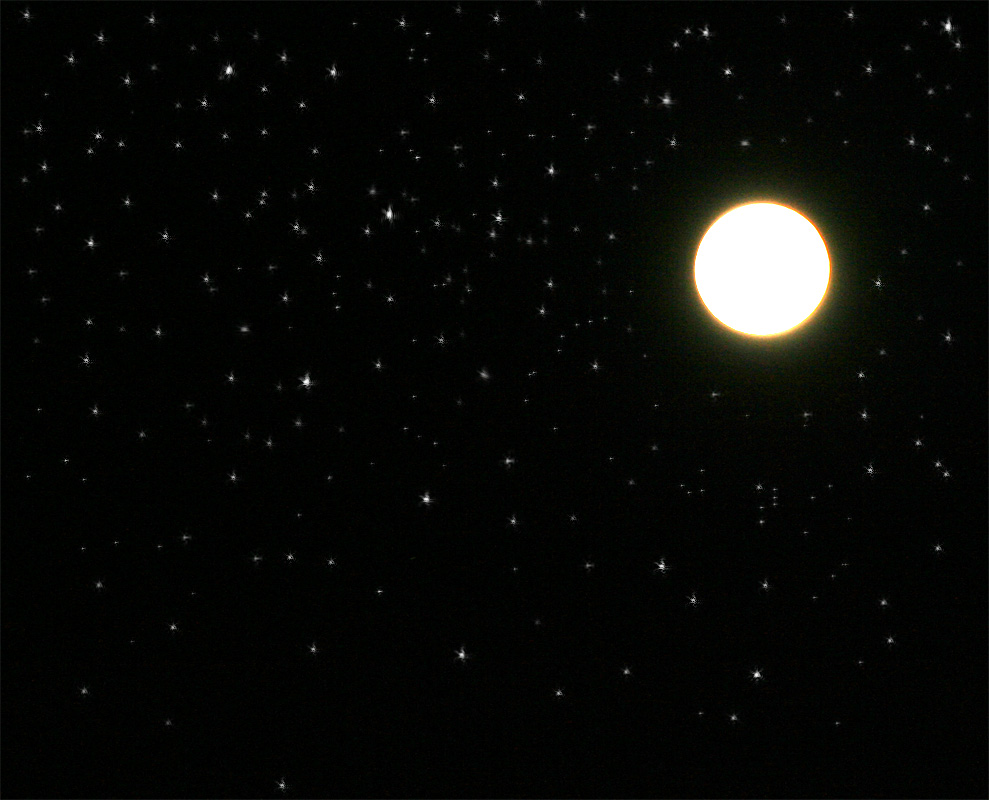
#> input picture Exercise 4-Segmentation/stars.jpg, 989 x 800 px
$ python ex1_segmentation.py
#> lines starting #> are read from the running program, lines starting #| are printed output that depends on the picture; after the words box and inside, x2 and y2 are one past the last pixel; in counts of white or black regions, pixels touching at a corner belong together
"""
17.05.2018
Image Processing Physics TU Muenchen
Julia Herzen, Klaus Achterhold, (Maximilian Teuffenbach, Juanjuan Huang)

ex1_segmentation.py

This exercise is all about counting stars.
The goal is to know how many stars are in the image and what sizes they are.

As per usual, replace the ???s with the appropriate command(s).
"""

import numpy as np
import matplotlib.pyplot as plt
import scipy.ndimage as nd

# Load the respective image

img = plt.imread('stars.jpg')
#> img is the input picture: shape (800, 989, 3); mean R, G, B 9, 9.9, 7.6

# Sum up all color channels to get a grayscale image.
# use numpy function sum and sum along axis 2, be careful with the datatypes
# rescale the finale image to [0.0, 1.0]

img = img.sum(axis = 2)/255.0
#> img: shape (800, 989) float64

# Now look at your image using imshow. Use vmin and vmax parameters in imshow

plt.figure(1)
plt.title('img')
plt.imshow(img, cmap='gray', interpolation='none', vmin=0.0, vmax=1.0)
plt.colorbar()

# You can set thresholds to cut the background noise
# Once you are sure you have all stars included use a binary threshold.
# (Tip: a threshold of 0.1 seemed to be good, but pick your own)

threshold = 0.15
img_bin = img > threshold
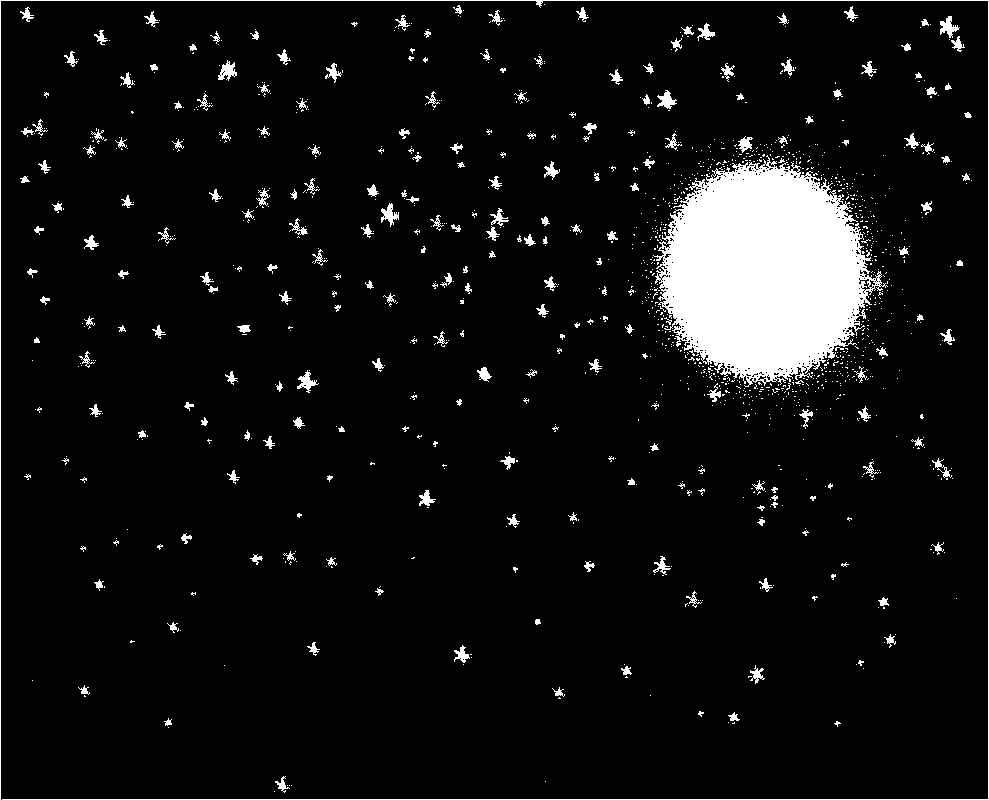
#> img_bin: shape (800, 989) bool; 6.8% white; 1274 white regions (1070 under 20 px), largest, box (x1, y1, x2, y2) and area: (653, 155, 888, 387) 35082, (0, 0, 989, 800) 3601, (940, 16, 960, 38) 208

plt.figure(2)
plt.title('img_bin')
plt.imshow(img_bin, cmap='gray', interpolation='none')

# Now with the binary image use the opening and closing to bring the star
# to compacter format. Take care that no star connects to another

s1 = np.array([[1, 1, 1], [1, 1, 1], [1, 1, 1]])
img_bin1 = nd.binary_closing(img_bin, structure=s1)
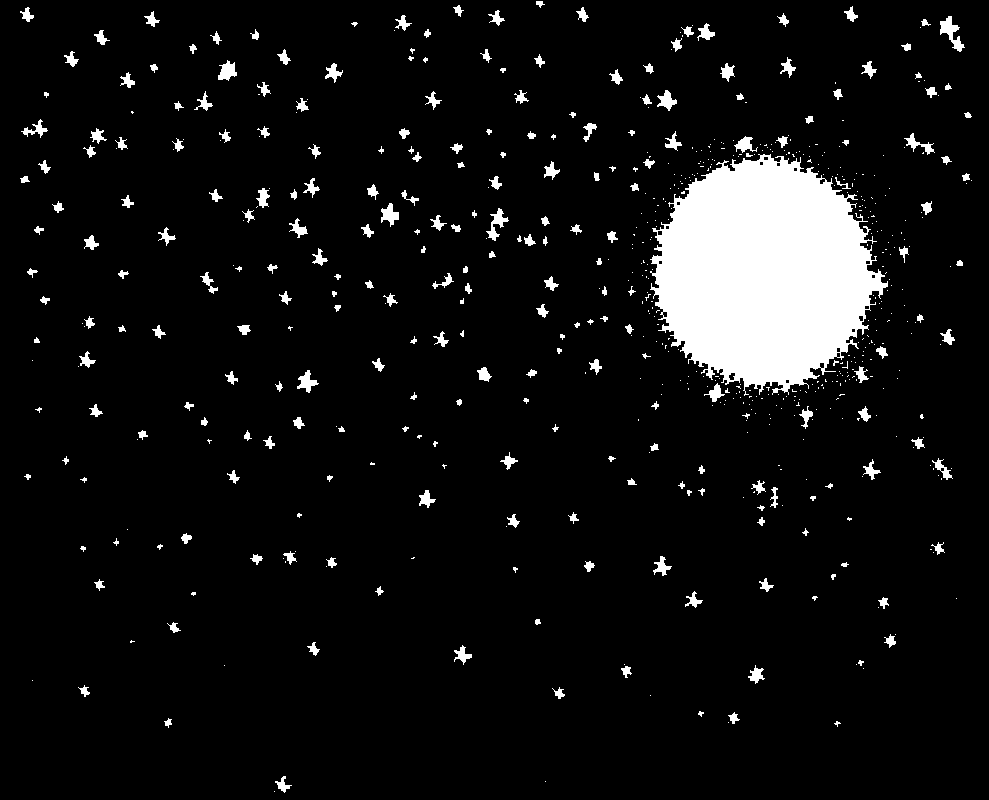
#> img_bin1: shape (800, 989) bool; 7.2% white; 636 white regions (403 under 20 px), largest, box (x1, y1, x2, y2) and area: (650, 154, 888, 396) 39309, (940, 16, 965, 52) 354, (486, 208, 509, 241) 265

plt.figure(3)
plt.title('img_bin1')
plt.imshow(img_bin1, cmap='gray', interpolation='none')

# Remove isolated pixels around the moon with closing by a 2 pixel structure

s2 = np.array([[0, 0, 0], [0, 1, 1], [0, 0, 0]])
img_bin2 = nd.binary_opening(img_bin1, structure=s2)
#> img_bin2: shape (800, 989) bool; 7.1% white; 353 white regions (131 under 20 px), largest, box (x1, y1, x2, y2) and area: (650, 154, 888, 393) 39115, (940, 16, 965, 52) 353, (486, 208, 509, 241) 263

plt.figure(4)
plt.title('img_bin2')
plt.imshow(img_bin2, cmap='gray', interpolation='none')

# play with all the morphological options in ndimage package to increase the
# quality if still needed

#s3 = np.array([[0, 0, 0], [0, 1, 1], [0, 0, 0]])
#img_bin3 = nd.binary_dilation(img_bin2, structure=s3)  # optional
img_bin3 = img_bin2
plt.figure(5)
plt.title('img_bin3')
plt.imshow(img_bin3, cmap='gray', interpolation='none')

# plotting the sum of all your binary images can help identify if you loose
# stars. In principal every star is present in every binary image, so real
# stars have always at least one pixel maximum

plt.figure(6)
plt.imshow(img_bin.astype(int) + img_bin1.astype(int) + img_bin2.astype(int) +
           img_bin3.astype(int), cmap='jet', interpolation='none')
plt.colorbar()

# Once you're done, label your image with nd.label

img_lbld, num_stars = nd.label(img_bin3)
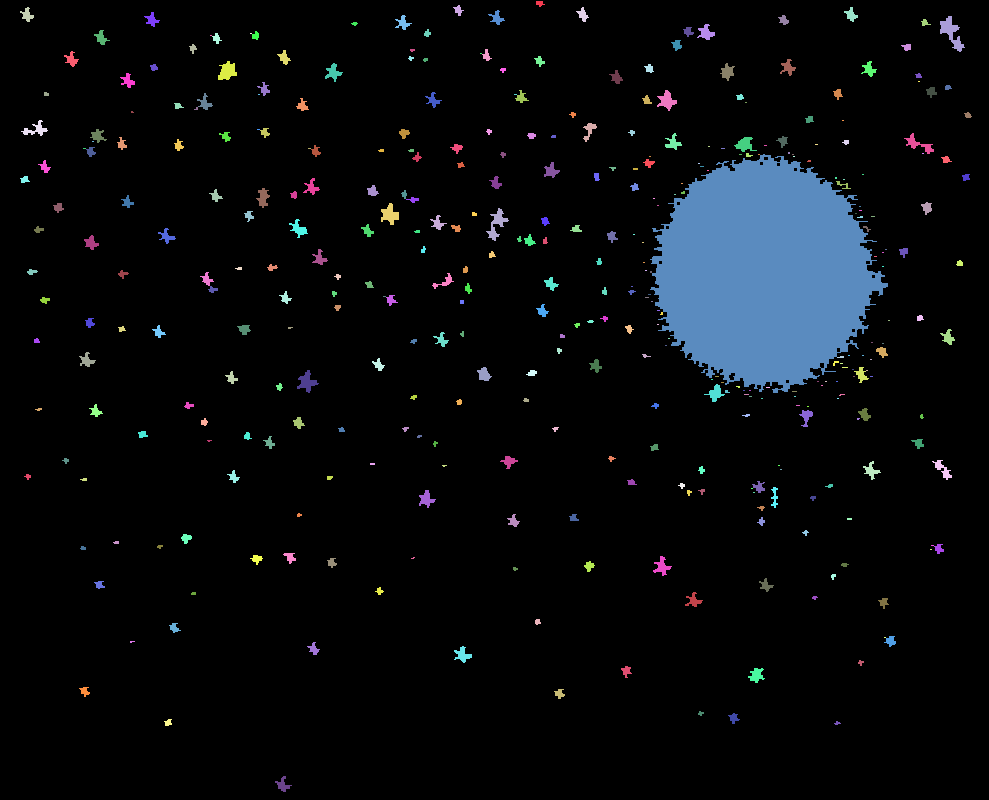
#> img_lbld: shape (800, 989) int32; 373 distinct labels, from 0 to 372; one colour per label, 0 black
#> num_stars = 372

plt.figure(7)
plt.imshow(img_lbld, cmap='jet', interpolation='none')
plt.colorbar()

# Use nd.find_objects to return a list of slices through the image for each
# star

slice_list = nd.find_objects(img_lbld)
#> slice_list = 372 items

# You can have a look now at the individual stars. Just apply the slice to your
# labelled array

starnum = 150

plt.figure(8)
plt.title("star %i" % starnum)
plt.imshow(img_lbld[slice_list[starnum-1]], cmap='gray', interpolation='none')

# Remaining task: Sum up each individual star to get a list of star sizes and
# make a detailed histogram (>100 bins). Take care to exclude the moon! This
# can be done by sorting the star sizes list and removing the last element

# Remember: img_lbld[slice_list[<number>]] selects one star. Create a list of
# boolian star images (star_list). Afterwards, sum their extent up (take
# care about the datatypes) to get their sizes and sort the list

star_list = [img_lbld[slc] > 0 for slc in slice_list]
#> star_list = 372 items
mass_list = [np.sum(star) for star in star_list]
#> mass_list = 372 values, max 39641 at index 102, min 2 at index 18, mean 152
mass_list_sorted = np.sort(mass_list)
#> mass_list_sorted = 372 values from 2 to 39641
mass_list_sorted = mass_list_sorted[0:len (mass_list_sorted) - 2]
#> mass_list_sorted = 370 values from 2 to 263

plt.figure(9)
plt.title("sizes of stars")
plt.hist(mass_list_sorted, bins = 200, range = (0, 200), align = 'left')
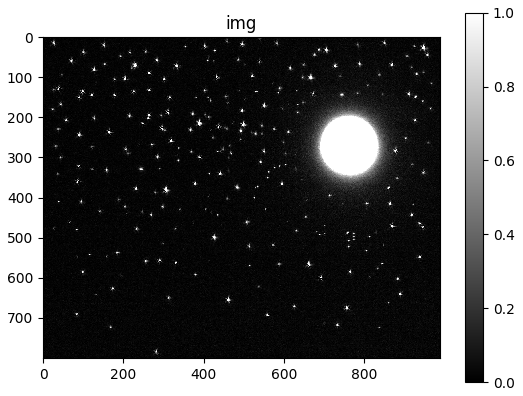
#> figure drawn by matplotlib, 2 panels
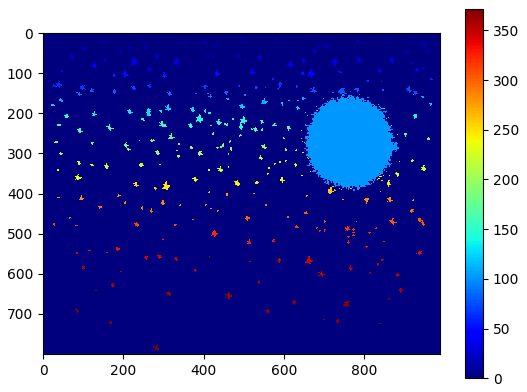
#> figure drawn by matplotlib, 2 panels
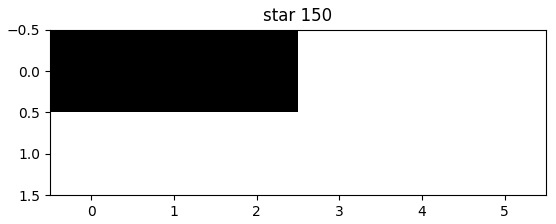
#> figure drawn by matplotlib, 1 panel
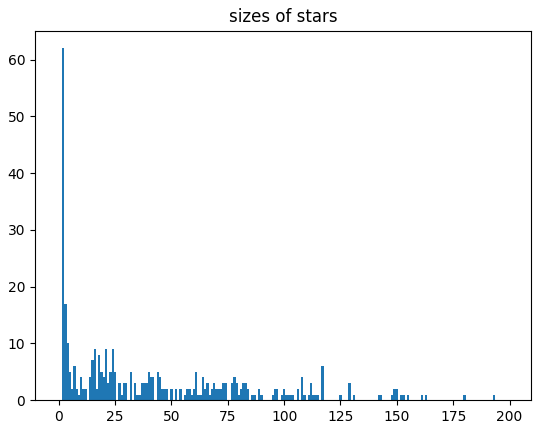
#> figure drawn by matplotlib, 1 panel; tallest bar 62 high, from x = 1.5 to 2.5
